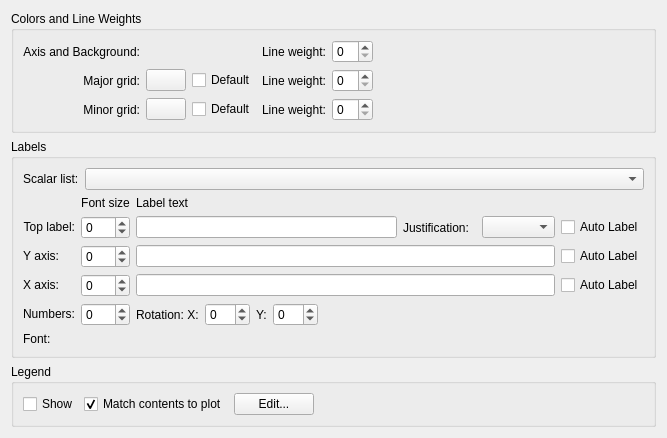
     <widget class="QWidget" name="tab">
      <attribute name="title">
       <string>Appearan&amp;ce</string>
      </attribute>
      <layout class="QGridLayout">
       <item row="0" column="0">
        <widget class="Q3GroupBox" name="groupBox4">
         <property name="title">
          <string>Colors and Line Weights</string>
         </property>
         <layout class="QGridLayout">
          <item row="2" column="3">
           <widget class="QLabel" name="_minorPenWidthLabel">
            <property name="sizePolicy">
             <sizepolicy hsizetype="Fixed" vsizetype="Preferred">
              <horstretch>0</horstretch>
              <verstretch>0</verstretch>
             </sizepolicy>
            </property>
            <property name="text">
             <string>Line weight:</string>
            </property>
            <property name="wordWrap">
             <bool>false</bool>
            </property>
           </widget>
          </item>
          <item row="1" column="3">
           <widget class="QLabel" name="_majorPenWidthLabel">
            <property name="sizePolicy">
             <sizepolicy hsizetype="Fixed" vsizetype="Preferred">
              <horstretch>0</horstretch>
              <verstretch>0</verstretch>
             </sizepolicy>
            </property>
            <property name="text">
             <string>Line weight:</string>
            </property>
            <property name="wordWrap">
             <bool>false</bool>
            </property>
           </widget>
          </item>
          <item row="0" column="3">
           <widget class="QLabel" name="textLabel1_3">
            <property name="sizePolicy">
             <sizepolicy hsizetype="Fixed" vsizetype="Preferred">
              <horstretch>0</horstretch>
              <verstretch>0</verstretch>
             </sizepolicy>
            </property>
            <property name="text">
             <string>Line weight:</string>
            </property>
            <property name="wordWrap">
             <bool>false</bool>
            </property>
           </widget>
          </item>
          <item row="1" column="4">
           <widget class="QSpinBox" name="_majorPenWidth">
            <property name="sizePolicy">
             <sizepolicy hsizetype="Fixed" vsizetype="Fixed">
              <horstretch>0</horstretch>
              <verstretch>0</verstretch>
             </sizepolicy>
            </property>
           </widget>
          </item>
          <item row="0" column="4">
           <widget class="QSpinBox" name="_axisPenWidth">
            <property name="sizePolicy">
             <sizepolicy hsizetype="Fixed" vsizetype="Fixed">
              <horstretch>0</horstretch>
              <verstretch>0</verstretch>
             </sizepolicy>
            </property>
           </widget>
          </item>
          <item row="2" column="4">
           <widget class="QSpinBox" name="_minorPenWidth">
            <property name="sizePolicy">
             <sizepolicy hsizetype="Fixed" vsizetype="Fixed">
              <horstretch>0</horstretch>
              <verstretch>0</verstretch>
             </sizepolicy>
            </property>
           </widget>
          </item>
          <item row="0" column="0">
           <widget class="QLabel" name="textLabel4">
            <property name="sizePolicy">
             <sizepolicy hsizetype="Preferred" vsizetype="Preferred">
              <horstretch>0</horstretch>
              <verstretch>0</verstretch>
             </sizepolicy>
            </property>
            <property name="text">
             <string>Axis and Background:</string>
            </property>
            <property name="alignment">
             <set>Qt::AlignRight|Qt::AlignTrailing|Qt::AlignVCenter</set>
            </property>
            <property name="wordWrap">
             <bool>false</bool>
            </property>
           </widget>
          </item>
          <item row="1" column="2">
           <widget class="QCheckBox" name="_checkBoxDefaultMajorGridColor">
            <property name="text">
             <string>Default</string>
            </property>
           </widget>
          </item>
          <item row="0" column="1">
           <widget class="KDualColorButton" name="plotColors" native="true">
            <property name="sizePolicy">
             <sizepolicy hsizetype="Fixed" vsizetype="Fixed">
              <horstretch>0</horstretch>
              <verstretch>0</verstretch>
             </sizepolicy>
            </property>
           </widget>
          </item>
          <item row="2" column="2">
           <widget class="QCheckBox" name="_checkBoxDefaultMinorGridColor">
            <property name="text">
             <string>Default</string>
            </property>
           </widget>
          </item>
          <item row="2" column="1">
           <widget class="KColorButton" name="_minorGridColor">
            <property name="sizePolicy">
             <sizepolicy hsizetype="Fixed" vsizetype="Fixed">
              <horstretch>0</horstretch>
              <verstretch>0</verstretch>
             </sizepolicy>
            </property>
            <property name="text">
             <string/>
            </property>
            <property name="color">
             <color>
              <red>228</red>
              <green>254</green>
              <blue>255</blue>
             </color>
            </property>
           </widget>
          </item>
          <item row="1" column="1">
           <widget class="KColorButton" name="_majorGridColor">
            <property name="sizePolicy">
             <sizepolicy hsizetype="Fixed" vsizetype="Fixed">
              <horstretch>0</horstretch>
              <verstretch>0</verstretch>
             </sizepolicy>
            </property>
            <property name="text">
             <string/>
            </property>
            <property name="color">
             <color>
              <red>207</red>
              <green>229</green>
              <blue>235</blue>
             </color>
            </property>
           </widget>
          </item>
          <item row="2" column="0">
           <widget class="QLabel" name="textLabel2_6">
            <property name="sizePolicy">
             <sizepolicy hsizetype="Preferred" vsizetype="Preferred">
              <horstretch>0</horstretch>
              <verstretch>0</verstretch>
             </sizepolicy>
            </property>
            <property name="text">
             <string>Minor grid:</string>
            </property>
            <property name="alignment">
             <set>Qt::AlignRight|Qt::AlignTrailing|Qt::AlignVCenter</set>
            </property>
            <property name="wordWrap">
             <bool>false</bool>
            </property>
            <property name="buddy">
             <cstring>_minorGridColor</cstring>
            </property>
           </widget>
          </item>
          <item row="1" column="0">
           <widget class="QLabel" name="textLabel1_7">
            <property name="sizePolicy">
             <sizepolicy hsizetype="Preferred" vsizetype="Preferred">
              <horstretch>0</horstretch>
              <verstretch>0</verstretch>
             </sizepolicy>
            </property>
            <property name="text">
             <string>Major grid:</string>
            </property>
            <property name="alignment">
             <set>Qt::AlignRight|Qt::AlignTrailing|Qt::AlignVCenter</set>
            </property>
            <property name="wordWrap">
             <bool>false</bool>
            </property>
            <property name="buddy">
             <cstring>_majorGridColor</cstring>
            </property>
           </widget>
          </item>
          <item row="0" column="5">
           <spacer name="spacer32">
            <property name="orientation">
             <enum>Qt::Horizontal</enum>
            </property>
            <property name="sizeType">
             <enum>QSizePolicy::Expanding</enum>
            </property>
            <property name="sizeHint" stdset="0">
             <size>
              <width>61</width>
              <height>21</height>
             </size>
            </property>
           </spacer>
          </item>
          <item row="1" column="5">
           <spacer name="spacer33">
            <property name="orientation">
             <enum>Qt::Horizontal</enum>
            </property>
            <property name="sizeType">
             <enum>QSizePolicy::Expanding</enum>
            </property>
            <property name="sizeHint" stdset="0">
             <size>
              <width>71</width>
              <height>21</height>
             </size>
            </property>
           </spacer>
          </item>
          <item row="2" column="5">
           <spacer name="spacer34_2">
            <property name="orientation">
             <enum>Qt::Horizontal</enum>
            </property>
            <property name="sizeType">
             <enum>QSizePolicy::Expanding</enum>
            </property>
            <property name="sizeHint" stdset="0">
             <size>
              <width>41</width>
              <height>21</height>
             </size>
            </property>
           </spacer>
          </item>
         </layout>
        </widget>
       </item>
       <item row="2" column="0">
        <widget class="Q3GroupBox" name="groupBox3">
         <property name="title">
          <string>Legend</string>
         </property>
         <layout class="QHBoxLayout">
          <item>
           <widget class="QCheckBox" name="ShowLegend">
            <property name="whatsThis">
             <string>Select this to display a legend.</string>
            </property>
            <property name="text">
             <string>Show</string>
            </property>
            <property name="shortcut">
             <string/>
            </property>
           </widget>
          </item>
          <item>
           <widget class="QCheckBox" name="TrackContents">
            <property name="whatsThis">
             <string>Select this to display a legend.</string>
            </property>
            <property name="text">
             <string>Match contents to plot</string>
            </property>
            <property name="shortcut">
             <string/>
            </property>
            <property name="checked">
             <bool>true</bool>
            </property>
           </widget>
          </item>
          <item>
           <widget class="QPushButton" name="_pushButtonEditLegend">
            <property name="text">
             <string>Edit...</string>
            </property>
           </widget>
          </item>
          <item>
           <spacer name="spacer31_2">
            <property name="orientation">
             <enum>Qt::Horizontal</enum>
            </property>
            <property name="sizeType">
             <enum>QSizePolicy::Expanding</enum>
            </property>
            <property name="sizeHint" stdset="0">
             <size>
              <width>190</width>
              <height>21</height>
             </size>
            </property>
           </spacer>
          </item>
         </layout>
        </widget>
       </item>
       <item row="1" column="0">
        <widget class="Q3GroupBox" name="groupBox5">
         <property name="title">
          <string>Labels</string>
         </property>
         <layout class="QGridLayout">
          <item row="5" column="0">
           <widget class="QLabel" name="TextLabel3_2">
            <property name="sizePolicy">
             <sizepolicy hsizetype="Fixed" vsizetype="Fixed">
              <horstretch>0</horstretch>
              <verstretch>0</verstretch>
             </sizepolicy>
            </property>
            <property name="text">
             <string>Numbers:</string>
            </property>
            <property name="alignment">
             <set>Qt::AlignRight|Qt::AlignTrailing|Qt::AlignVCenter</set>
            </property>
            <property name="wordWrap">
             <bool>false</bool>
            </property>
            <property name="buddy">
             <cstring>NumberFontSize</cstring>
            </property>
           </widget>
          </item>
          <item row="2" column="1">
           <widget class="QSpinBox" name="TopLabelFontSize">
            <property name="whatsThis">
             <string>TopLabel font size, relative to current default font.</string>
            </property>
            <property name="minimum">
             <number>-99</number>
            </property>
           </widget>
          </item>
          <item row="4" column="0">
           <widget class="QLabel" name="TextLabel3">
            <property name="sizePolicy">
             <sizepolicy hsizetype="Fixed" vsizetype="Fixed">
              <horstretch>0</horstretch>
              <verstretch>0</verstretch>
             </sizepolicy>
            </property>
            <property name="text">
             <string>X axis:</string>
            </property>
            <property name="alignment">
             <set>Qt::AlignRight|Qt::AlignTrailing|Qt::AlignVCenter</set>
            </property>
            <property name="wordWrap">
             <bool>false</bool>
            </property>
            <property name="buddy">
             <cstring>XAxisText</cstring>
            </property>
           </widget>
          </item>
          <item row="3" column="0">
           <widget class="QLabel" name="TextLabel2">
            <property name="sizePolicy">
             <sizepolicy hsizetype="Fixed" vsizetype="Fixed">
              <horstretch>0</horstretch>
              <verstretch>0</verstretch>
             </sizepolicy>
            </property>
            <property name="text">
             <string>Y axis:</string>
            </property>
            <property name="alignment">
             <set>Qt::AlignRight|Qt::AlignTrailing|Qt::AlignVCenter</set>
            </property>
            <property name="wordWrap">
             <bool>false</bool>
            </property>
            <property name="buddy">
             <cstring>YAxisText</cstring>
            </property>
           </widget>
          </item>
          <item row="5" column="1">
           <widget class="QSpinBox" name="NumberFontSize">
            <property name="whatsThis">
             <string>Numbers label font size, relative to current default font.</string>
            </property>
            <property name="minimum">
             <number>-99</number>
            </property>
           </widget>
          </item>
          <item row="1" column="1">
           <widget class="QLabel" name="TextLabel1_2">
            <property name="sizePolicy">
             <sizepolicy hsizetype="Preferred" vsizetype="Fixed">
              <horstretch>0</horstretch>
              <verstretch>0</verstretch>
             </sizepolicy>
            </property>
            <property name="font">
             <font/>
            </property>
            <property name="text">
             <string>Font size</string>
            </property>
            <property name="alignment">
             <set>Qt::AlignCenter</set>
            </property>
            <property name="wordWrap">
             <bool>false</bool>
            </property>
           </widget>
          </item>
          <item row="4" column="1">
           <widget class="QSpinBox" name="XLabelFontSize">
            <property name="whatsThis">
             <string>X axis label font size, relative to current default font.</string>
            </property>
            <property name="minimum">
             <number>-99</number>
            </property>
           </widget>
          </item>
          <item row="3" column="1">
           <widget class="QSpinBox" name="YLabelFontSize">
            <property name="whatsThis">
             <string>Y axis label font size, relative to current default font.</string>
            </property>
            <property name="minimum">
             <number>-99</number>
            </property>
           </widget>
          </item>
          <item row="2" column="0">
           <widget class="QLabel" name="TextLabel1">
            <property name="sizePolicy">
             <sizepolicy hsizetype="Fixed" vsizetype="Fixed">
              <horstretch>0</horstretch>
              <verstretch>0</verstretch>
             </sizepolicy>
            </property>
            <property name="text">
             <string>Top label:</string>
            </property>
            <property name="alignment">
             <set>Qt::AlignRight|Qt::AlignTrailing|Qt::AlignVCenter</set>
            </property>
            <property name="wordWrap">
             <bool>false</bool>
            </property>
            <property name="buddy">
             <cstring>TopLabelText</cstring>
            </property>
           </widget>
          </item>
          <item row="6" column="0">
           <widget class="QLabel" name="TextLabel4">
            <property name="sizePolicy">
             <sizepolicy hsizetype="Fixed" vsizetype="Fixed">
              <horstretch>0</horstretch>
              <verstretch>0</verstretch>
             </sizepolicy>
            </property>
            <property name="font">
             <font/>
            </property>
            <property name="text">
             <string>Font:</string>
            </property>
            <property name="wordWrap">
             <bool>false</bool>
            </property>
            <property name="buddy">
             <cstring>FontComboBox</cstring>
            </property>
           </widget>
          </item>
          <item row="6" column="1" colspan="9">
           <widget class="KFontCombo" name="FontComboBox" native="true">
            <property name="autoCompletion" stdset="0">
             <bool>false</bool>
            </property>
            <property name="urlDropsEnabled" stdset="0">
             <bool>false</bool>
            </property>
           </widget>
          </item>
          <item row="0" column="0" colspan="10">
           <layout class="QHBoxLayout">
            <item>
             <widget class="QLabel" name="textLabel1">
              <property name="text">
               <string>Scalar list:</string>
              </property>
              <property name="wordWrap">
               <bool>false</bool>
              </property>
             </widget>
            </item>
            <item>
             <widget class="KComboBox" name="ScalarList">
              <property name="sizePolicy">
               <sizepolicy hsizetype="MinimumExpanding" vsizetype="Fixed">
                <horstretch>0</horstretch>
                <verstretch>0</verstretch>
               </sizepolicy>
              </property>
             </widget>
            </item>
           </layout>
          </item>
          <item row="5" column="2">
           <widget class="QLabel" name="textLabel1_5_2">
            <property name="sizePolicy">
             <sizepolicy hsizetype="Maximum" vsizetype="Preferred">
              <horstretch>0</horstretch>
              <verstretch>0</verstretch>
             </sizepolicy>
            </property>
            <property name="text">
             <string>Rotation: X:</string>
            </property>
            <property name="wordWrap">
             <bool>false</bool>
            </property>
            <property name="buddy">
             <cstring>_spinBoxXAngle</cstring>
            </property>
           </widget>
          </item>
          <item row="5" column="4">
           <widget class="QLabel" name="textLabel1_5">
            <property name="sizePolicy">
             <sizepolicy hsizetype="Maximum" vsizetype="Preferred">
              <horstretch>0</horstretch>
              <verstretch>0</verstretch>
             </sizepolicy>
            </property>
            <property name="text">
             <string>Y:</string>
            </property>
            <property name="wordWrap">
             <bool>false</bool>
            </property>
            <property name="buddy">
             <cstring>_spinBoxYAngle</cstring>
            </property>
           </widget>
          </item>
          <item row="2" column="2" colspan="5">
           <widget class="QLineEdit" name="TopLabelText">
            <property name="minimumSize">
             <size>
              <width>200</width>
              <height>0</height>
             </size>
            </property>
            <property name="whatsThis">
             <string>Top label text.  This supports a subset of LaTeX equations.</string>
            </property>
           </widget>
          </item>
          <item row="2" column="7">
           <widget class="QLabel" name="textLabel1_8">
            <property name="text">
             <string>Justification:</string>
            </property>
            <property name="wordWrap">
             <bool>false</bool>
            </property>
           </widget>
          </item>
          <item row="2" column="8">
           <widget class="QComboBox" name="_comboBoxTopLabelJustify"/>
          </item>
          <item row="3" column="2" colspan="7">
           <widget class="QLineEdit" name="YAxisText">
            <property name="whatsThis">
             <string>Y axis label text.  This supports a subset of LaTeX equations.</string>
            </property>
           </widget>
          </item>
          <item row="4" column="2" colspan="7">
           <widget class="QLineEdit" name="XAxisText">
            <property name="whatsThis">
             <string>X axis label text.  This supports a subset of LaTeX equations.</string>
            </property>
           </widget>
          </item>
          <item row="2" column="9">
           <widget class="QCheckBox" name="_checkBoxAutoLabelTop">
            <property name="text">
             <string>Auto Label</string>
            </property>
           </widget>
          </item>
          <item row="1" column="2" colspan="8">
           <widget class="QLabel" name="TextLabel2_2">
            <property name="sizePolicy">
             <sizepolicy hsizetype="Preferred" vsizetype="Fixed">
              <horstretch>0</horstretch>
              <verstretch>0</verstretch>
             </sizepolicy>
            </property>
            <property name="font">
             <font/>
            </property>
            <property name="text">
             <string>Label text</string>
            </property>
            <property name="alignment">
             <set>Qt::AlignLeading|Qt::AlignLeft|Qt::AlignVCenter</set>
            </property>
            <property name="wordWrap">
             <bool>false</bool>
            </property>
           </widget>
          </item>
          <item row="4" column="9">
           <widget class="QCheckBox" name="_checkBoxAutoLabelX">
            <property name="text">
             <string>Auto Label</string>
            </property>
           </widget>
          </item>
          <item row="3" column="9">
           <widget class="QCheckBox" name="_checkBoxAutoLabelY">
            <property name="text">
             <string>Auto Label</string>
            </property>
           </widget>
          </item>
          <item row="5" column="3">
           <widget class="QSpinBox" name="_spinBoxXAngle">
            <property name="minimum">
             <number>-90</number>
            </property>
            <property name="maximum">
             <number>90</number>
            </property>
           </widget>
          </item>
          <item row="5" column="5">
           <widget class="QSpinBox" name="_spinBoxYAngle">
            <property name="minimum">
             <number>-90</number>
            </property>
            <property name="maximum">
             <number>90</number>
            </property>
           </widget>
          </item>
          <item row="5" column="6" colspan="4">
           <spacer name="spacer25">
            <property name="orientation">
             <enum>Qt::Horizontal</enum>
            </property>
            <property name="sizeType">
             <enum>QSizePolicy::Expanding</enum>
            </property>
            <property name="sizeHint" stdset="0">
             <size>
              <width>320</width>
              <height>20</height>
             </size>
            </property>
           </spacer>
          </item>
         </layout>
        </widget>
       </item>
      </layout>
     </widget>
